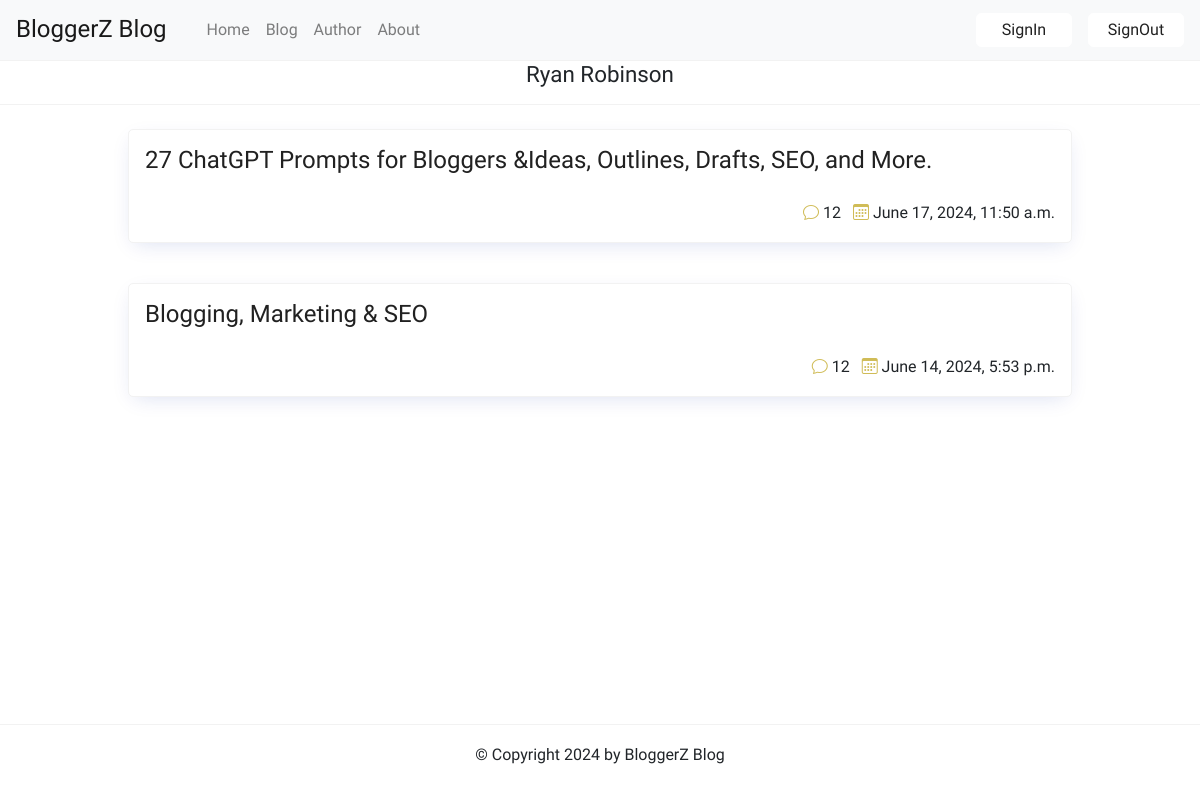
The app's page /blogs/bloggers/1 with its own data.
### author/models.py (models this page shows, shortened)
class Author(models.Model):
    author_name = models.CharField(max_length=120)
    author_age = models.IntegerField(
        validators=[MinValueValidator(1), MaxValueValidator(200)]
    )
    author_email = models.EmailField()
    author_bio = models.TextField(default="")
    author_profile_picture = models.ImageField(
        default="avatar.jpg", upload_to="profile_avatars"
    )

### blog/models.py (models this page shows, shortened)
class Blog(models.Model):
    title = models.TextField()
    content = models.TextField(default="")
    post_date = models.DateTimeField(auto_now_add=True)
    author = models.ForeignKey(
        Author, on_delete=models.CASCADE, related_name="blogs", default=""
    )

### author/views.py (the view)
# urls.py: path("<int:pk>", views.BloggerDetailView.as_view(), name="author_detail"),
class BloggerDetailView(DetailView):
    queryset = Author.objects.prefetch_related("blogs")
    template_name = "author/blogger_detail.html"
    context_object_name = "author"
    def get_context_data(self, **kwargs):
        context = super().get_context_data(**kwargs)
        blog_list = self.queryset.get(id=self.kwargs["pk"]).blogs.order_by("-post_date")
        context["author_posts"] = blog_list
        return context

### author/templates/author/blogger_detail.html (shortened to what this page needs)
  {% extends "base.html" %} {% block content %}
<h2><p class ="text-center">{{author.author_name}}</p></h2>
<hr />
{% if author_posts %} {% for post in author_posts %}
<div class="container">
  <div class="card mb-4">
    <div class="col-xs-4">
      <span class="pull-right font-weight-bold" style="margin-top: 10px">
        <h4>
          <a href="{% url 'blog:blog_detail' post.id %}">{{ post.title }}</a>
        </h4>
      </span>
    </div>
    <div class="text-right float-right mt-3">
      <div class="icon-holder float-right">
        <i class="bi bi-chat ml-2"></i>
        <span>12 </span>
        <i class="bi bi-calendar3 ml-2"></i>
        <span>{{post.post_date}}</span>
      </div>
    </div>
  </div>
</div>
{% endfor %} {% endif %} {% endblock content %}

### static/css/style.css (style rules this page uses)
:root { --color-primary: #ee394c; --color-secondary: #86b7fe; --color-light: #f2f2f2; --color-gray: #ced4da; --color-dark: #212121; --color-white: #ffffff; --color-error: #e2442f; --color-warning: #ffc900; --color-info: #02a2b9; --color-success: #1ba345; --color-input: #00d1b2; --border-radius: 5px; }
.icon-holder i { color: #D0BC57; }
* { margin: 0; padding: 0; box-sizing: border-box; text-rendering: optimizeLegibility; }
html, body { height: 100%; }
body { font-family: 'Dosis', sans-serif; font-size: 1rem; line-height: 1.7; display: flex; flex-direction: column; }
h2 { font-size: 1.4rem; }
a { color: var(--color-dark); text-decoration: none; }
.container { max-width: 960px; margin: 0 auto; padding: 0.5rem; }
.card { border: solid 1px var(--color-light); padding: 1rem; border-radius: var(--border-radius); box-shadow: rgb(11 43 158 / 15%) 0px 6px 20px -6px; min-width: 400px; }
hr { height: 1px; border: none; background-color: var(--color-light); }
.text-center { text-align: center; }

### records on screen
Author: author_name "Ryan Robinson"
Blog: title "27 ChatGPT Prompts for Bloggers &Ideas, Outlines, Drafts, SEO, and More.", post_date "June 17, 2024, 11:50 a.m."
Blog: title "Blogging, Marketing & SEO", post_date "June 14, 2024, 5:53 p.m."
